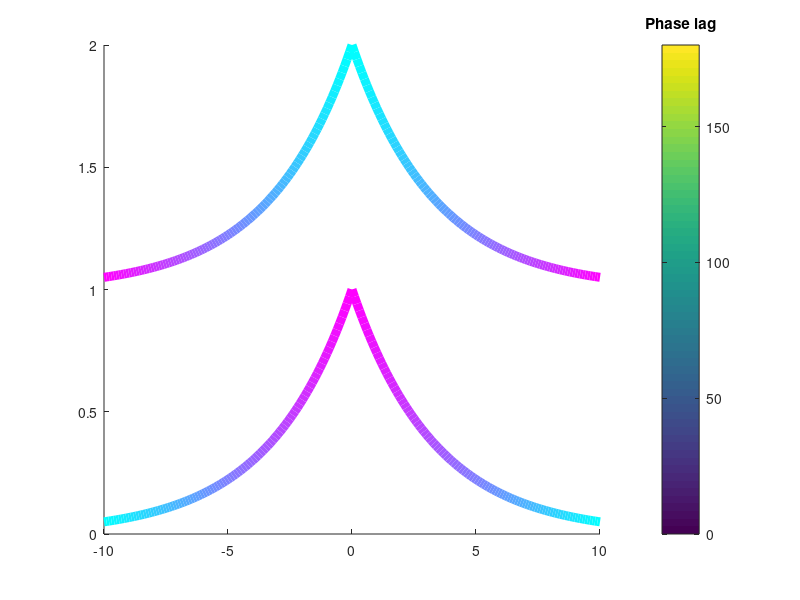

Write MATLAB code to recreate this figure. (Note: this script raises an error after producing the figure.)
% x = 1 : 100;
% y = 

%% v1
% clf

linewidth = 6.5; % desired linewidth
tau = .3;

x = 0:.1:10; % x data. Assumed to be increasing
y = 1 + exp(-tau*abs(x)); % y data
N = 100; % number of colors. Assumed to be greater than size of x
cmap = cool(N); % colormap, with N colors
xi = x(1)+linspace(0,1,N+1)*x(end); % interpolated x values
yi = interp1(x,y,xi); % interpolated y values
hold on

% N = 50;


for n = 1:N
    plot(xi([n n+1]), yi([n n+1]), 'color', cmap(n,:), 'linewidth', linewidth);
end
hold on 
for n = 1:N
    plot(-xi([n n+1]), yi([n n+1]), 'color', cmap(n,:), 'linewidth', linewidth);
end

% x = 0:.1:10; % x data. Assumed to be increasing
y = exp(-tau*abs(x)); % y data
N = 100; % number of colors. Assumed to be greater than size of x
cmap = cool(N); % colormap, with N colors
% linewidth = 4.5; % desired linewidth
xi = x(1)+linspace(0,1,N+1)*x(end); % interpolated x values
yi = interp1(x,y,xi); % interpolated y values
hold on

% N = 50;

cmapR = flip(cmap);

for n = N:-1:1
    plot(xi([n n+1]), yi([n n+1]), 'color', cmapR(n,:), 'linewidth', linewidth);
end
for n = N:-1:1
    plot(-xi([n n+1]), yi([n n+1]), 'color', cmapR(n,:), 'linewidth', linewidth);
end

% colorbar
cbh = colorbar
caxis([0 180])
th = title(cbh, 'Phase lag');
displaceFigureStuff(th, [NaN -285 NaN])
colormap(gca, 'cool');
set(cbh, 'tickdir','out')
set(cbh, 'xtick', [0 90 180]);
% set(cbh, 'xtick', []);

% ylim([-.1 .7])
axis off

vc.f13.schfs = 14;
vc.f13.schfsArrow = 12;

xline(0, 'k:', 'linewidth', 3)
text(0, -.1, 'Center', 'HorizontalAlignment', 'center', 'FontWeight','normal', 'fontsize', vc.f13.schfs)
text(-7.5, 1.8, 'Weak recurrence', 'HorizontalAlignment', 'center', 'FontWeight','normal', 'fontsize', vc.f13.schfs)
text(-7.5, .8, 'Strong recurrence', 'HorizontalAlignment', 'center', 'FontWeight','normal', 'fontsize', vc.f13.schfs)

set(cbh, 'fontsize', vc.f13.schfs)


x = [.15 .25];
y = .25 * ones(1,2);
annotation('textarrow',x,y,'String',' Gradient  ','FontSize',vc.f13.schfsArrow,'Linewidth',2)
x = [.75 .65];
annotation('textarrow',x,y,'String','','FontSize',vc.f13.schfsArrow,'Linewidth',2)

x = flip([.15 .25]);
y = .67 * ones(1,2);
annotation('textarrow',x,y,'String','','FontSize',vc.f13.schfsArrow,'Linewidth',2)
x = flip([.75 .65]);
annotation('textarrow',x,y,'String','','FontSize',vc.f13.schfsArrow,'Linewidth',2)





%% v0
% clf

% x = 1:.1:10; % x data. Assumed to be increasing
% y = exp(-x); % y data
% N = 100; % number of colors. Assumed to be greater than size of x
% cmap = hsv(N); % colormap, with N colors
% linewidth = 4.5; % desired linewidth
% xi = x(1)+linspace(0,1,N+1)*x(end); % interpolated x values
% yi = interp1(x,y,xi); % interpolated y values
% hold on

% % N = 50;


% for n = 1:N
%     plot(xi([n n+1]), yi([n n+1]), 'color', cmap(n,:), 'linewidth', linewidth);
% end

% hold on 
% % x = 1:.1:10; % x data. Assumed to be increasing
% y = .1 + exp(-.6*x); % y data
% N = 100; % number of colors. Assumed to be greater than size of x
% cmap = hsv(N); % colormap, with N colors
% linewidth = 4.5; % desired linewidth
% xi = x(1)+linspace(0,1,N+1)*x(end); % interpolated x values
% yi = interp1(x,y,xi); % interpolated y values
% hold on

% % N = 50;

% cmapR = flip(cmap);

% for n = N:-1:1
%     plot(xi([n n+1]), yi([n n+1]), 'color', cmapR(n,:), 'linewidth', linewidth);
% end

% ylim([-.1 .7])
% % axis off